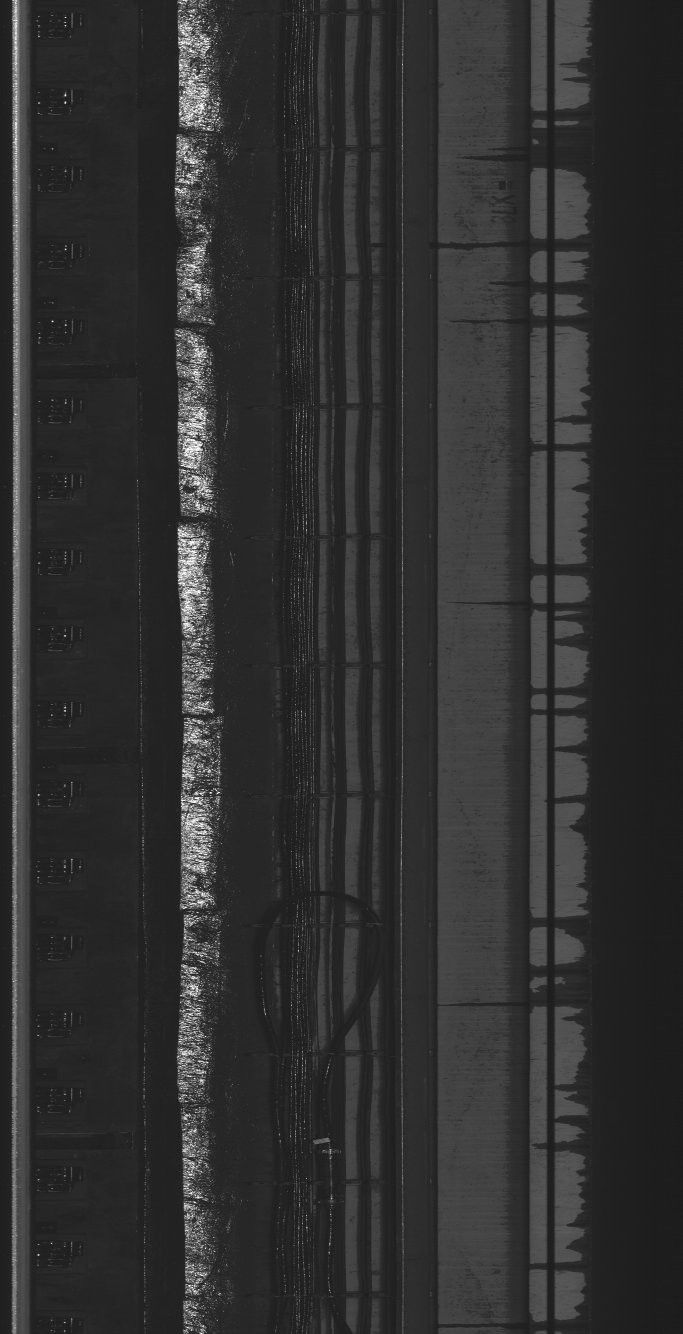
#> input picture 1_Line17_up_20190411033847_911_25km+381.3m_forward.jpg, 2048 x 4000 px (shown at 1/3 size); its folder holds only this picture in this run
$ python -i misc.py   (imports and definitions only)
#> lines starting #> are read from the running program, lines starting #| are printed output that depends on the picture
import cv2
import os

def bgr2gray(img):
    return cv2.cvtColor(img,cv2.COLOR_BGR2GRAY)


def histEqualize(img,mode='clahe',space='gray',clipLimit=20.0):
    """
    equalize histogram of a image.
    :param mode: if norm,perform normal hist, if clahe,perform adaptive histogram equalization.
    :return:
    """
    if space == 'gray':
        if mode =='norm':
            return cv2.equalizeHist(img)
        elif mode =='clahe':
            clahe = cv2.createCLAHE(clipLimit=clipLimit, tileGridSize=(8, 8))
            return clahe.apply(img)
    elif space == 'rgb':
        if mode == 'norm':
            raise  NotImplementedError
        elif mode =='clahe':
            img=cv2.cvtColor(img,cv2.COLOR_BGR2HSV)
            clahe=cv2.createCLAHE(clipLimit=clipLimit,tileGridSize=(8,8))
            value=img[:,:,2]
            value=clahe.apply(value)
            img[:,:,2]=value
            img=cv2.cvtColor(img,cv2.COLOR_HSV2BGR)
            return img

# [81 lines left out: functions img2jpg, read_txt_mklist, shift_bboxes_to_stitch, draw_bboxes, reshape_bboxes, minAreaRect, not called in this run]

def findContours(img,mode=cv2.RETR_TREE,method=cv2.CHAIN_APPROX_SIMPLE):
    return cv2.findContours(img,mode,method)

# path = "/data2/yeliang/data/stitch_test/bbox"
# array=read_txt_mklist(path)
# # array=np.array(array)
# # print(array.shape)
# box=reshape_bboxes(array)

>>> import cv2
>>> picture = cv2.imread('../1_Line17_up_20190411033847_911_25km+381.3m_forward.jpg', cv2.IMREAD_GRAYSCALE)
#> picture is the input picture: shape (4000, 2048); min 20, max 255, mean 48.3
>>> result = histEqualize(picture)
#> in histEqualize, `return clahe.apply(img)`:
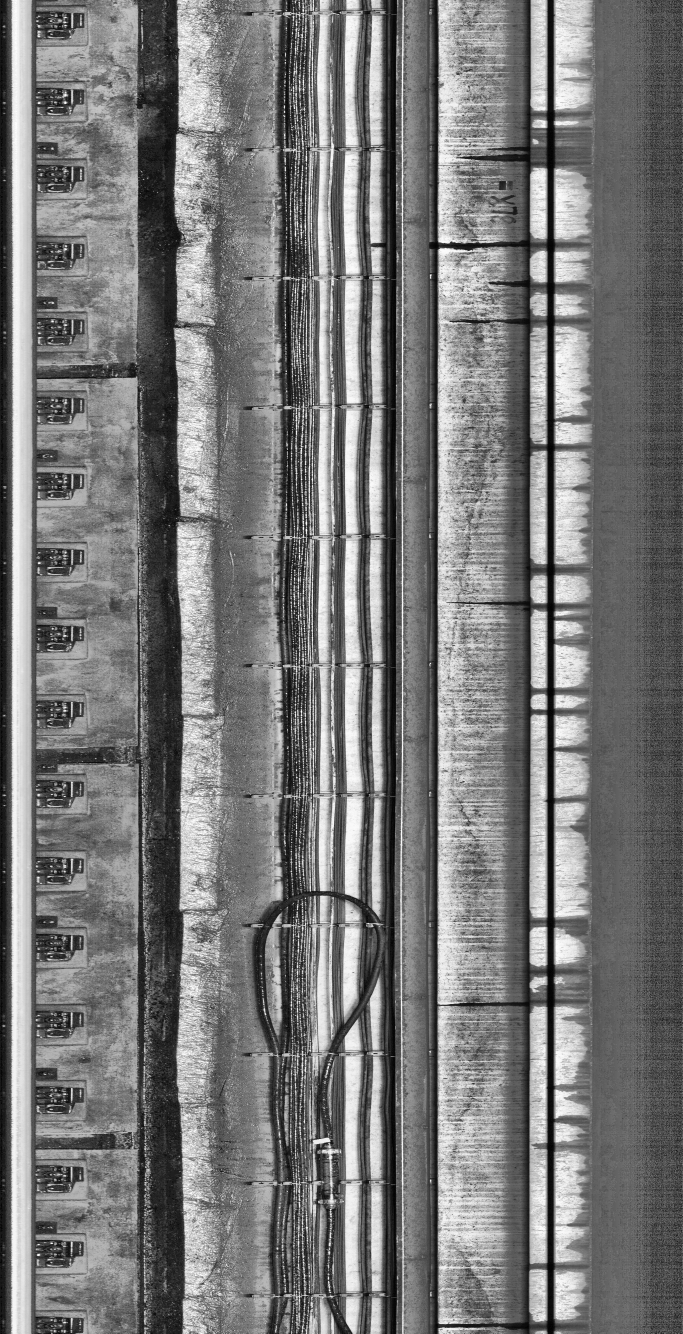
#> returned value: shape (4000, 2048) (shown at 1/3 size); min 0, max 255, mean 120.2
